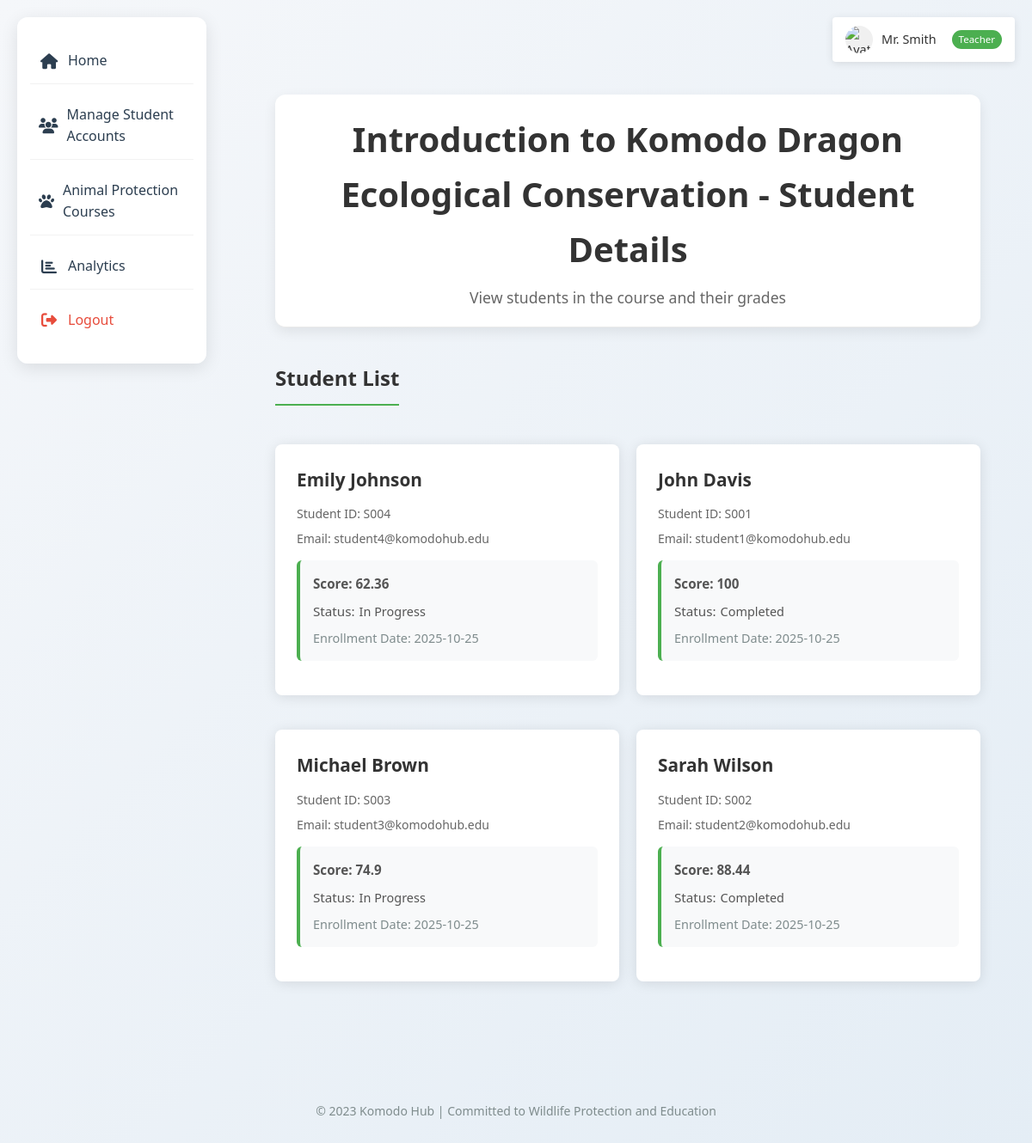
Page /teacher/course/1/students (signed in) on the committed database.
### tables this page shows
CREATE TABLE courses (
        id INTEGER PRIMARY KEY AUTOINCREMENT,
        teacher_id INTEGER NOT NULL,
        title TEXT NOT NULL,
        description TEXT,
        created_at TIMESTAMP DEFAULT CURRENT_TIMESTAMP,
        updated_at TIMESTAMP DEFAULT CURRENT_TIMESTAMP,
        FOREIGN KEY (teacher_id) REFERENCES users (id)
    );

CREATE TABLE course_enrollments (
        id INTEGER PRIMARY KEY AUTOINCREMENT,
        course_id INTEGER NOT NULL,
        student_id INTEGER NOT NULL,
        enrollment_date TIMESTAMP DEFAULT CURRENT_TIMESTAMP,
        score DECIMAL(5,2),  -- Student score in this course
        status TEXT DEFAULT 'enrolled',  -- enrolled, completed, dropped
        completed_at TIMESTAMP,
        FOREIGN KEY (course_id) REFERENCES courses (id),
        FOREIGN KEY (student_id) REFERENCES users (id),
        UNIQUE(course_id, student_id)
    );

CREATE TABLE users (
        id INTEGER PRIMARY KEY AUTOINCREMENT,
        username TEXT NOT NULL UNIQUE,
        password TEXT NOT NULL,
        role TEXT NOT NULL,
        full_name TEXT NOT NULL,
        avatar TEXT DEFAULT 'https://res.cloudinary.com/dgbl5ql1v/image/upload/v1761285688/u_2689977510_2663943077_fm_253_fmt_auto_app_120_f_JPEG_o2yr5a.webp',
        created_at TIMESTAMP DEFAULT CURRENT_TIMESTAMP,
        updated_at TIMESTAMP DEFAULT CURRENT_TIMESTAMP,
        last_login TIMESTAMP,  -- 添加 last_login 列
        -- Teacher specific fields
        teacher_id TEXT UNIQUE,
        department TEXT,
        -- Student specific fields
        student_id TEXT UNIQUE,
        grade TEXT,
        -- Community organization specific fields
        org_name TEXT,
        contact_person TEXT,
        email TEXT,
        phone TEXT,
        address TEXT,
        description TEXT,
        CHECK (role IN ('teacher', 'student', 'platform_admin', 'community_org'))
    );

### routes/teacher.py (the view)
@teacher_bp.route('/course/<int:course_id>/students')
def course_students(course_id):
    if 'username' not in session or session.get('role') != 'teacher':
        flash('请先登录教师账户。', 'error')
        return redirect(url_for('auth.login'))
    teacher_id = session.get('user_id')
    conn = get_db_connection()
    cursor = conn.cursor()
    cursor.execute("SELECT title FROM courses WHERE id = ? AND teacher_id = ?", (course_id, teacher_id))
    course = cursor.fetchone()
    if not course:
        flash('课程不存在或无权访问。', 'error')
        conn.close()
        return redirect(url_for('teacher.courses'))
    cursor.execute("""
    SELECT
        u.id,
        u.full_name,
        u.username as email,
        u.student_id,
        ce.score,
        ce.status,
        ce.enrollment_date
    FROM users u
    JOIN course_enrollments ce ON u.id = ce.student_id
    WHERE ce.course_id = ?
    ORDER BY u.full_name
    """, (course_id,))
    students = cursor.fetchall()
    conn.close()
    return render_template('pages/teacher/course_students.html',
                           course=course,
                           students=students,
                           course_id=course_id)

### database/models.py (called while the page is built)
def get_db_connection():
    conn = sqlite3.connect(current_app.config['DATABASE'])
    conn.row_factory = sqlite3.Row
    return conn

### templates/pages/teacher/course_students.html (shortened to what this page needs)
{% extends 'base/base.html' %}
{% block extra_css %}
<link rel="stylesheet" href="{{ url_for('static', filename='css/teacher.css') }}">
{% endblock %}
{% block content %}
<div class="dashboard-container">
    <div class="dashboard-header">
        <h1>{{ course['title'] }} - Student Details</h1>
        <p>View students in the course and their grades</p>
    </div>
    <div class="content-section">
        <h2 class="section-title">Student List</h2>
        <div class="students-list">
            {% for student in students %}
            <div class="student-card">
                <div class="student-info">
                    <h3>{{ student['full_name'] }}</h3>
                    <p>Student ID: {{ student['student_id'] or 'Not set' }}</p>
                    <p>Email: {{ student['email'] }}</p>
                    <div class="student-stats">
                        <span class="score">Score: {{ student['score'] or 'Not graded' }}</span>
                        <span class="status">Status:
                            {% if student['status'] == 'completed' %}
                                <span class="status-completed">Completed</span>
                            {% elif student['status'] == 'enrolled' %}
                                <span class="status-enrolled">In Progress</span>
                            {% else %}
                                <span class="status-other">{{ student['status'] }}</span>
                            {% endif %}
                        </span>
                        <span class="enrollment-date">Enrollment Date: {{ student['enrollment_date'][:10] }}</span>
                    </div>
                </div>
            </div>
            {% else %}
            <div class="no-students">
                <p>No students enrolled in this course</p>
            </div>
            {% endfor %}
        </div>
    </div>
</div>
{% endblock %}

### static/css/main.css (style rules this page uses)
* { box-sizing: border-box; margin: 0; padding: 0; }
body { font-family: 'Segoe UI', Tahoma, Geneva, Verdana, sans-serif; background: linear-gradient(135deg, #f5f7fa 0%, #e4edf5 100%); color: #333; line-height: 1.6; min-height: 100vh; padding: 20px; }
.section-title { font-size: 28px; color: #2c3e50; margin-bottom: 25px; padding-bottom: 15px; border-bottom: 2px solid #1abc9c; display: inline-block; }
.dashboard-container { max-width: 1200px; margin: 0 auto; }
.dashboard-header { text-align: center; margin-bottom: 40px; padding: 20px; background: white; border-radius: 12px; box-shadow: 0 5px 15px rgba(0, 0, 0, 0.08); }
.dashboard-header h1 { color: #2c3e50; margin-bottom: 10px; }
.dashboard-header p { color: #7f8c8d; font-size: 1.1em; }
.students-list { display: grid; grid-template-columns: repeat(auto-fill, minmax(300px, 1fr)); gap: 20px; }
.student-card { background: white; border-radius: 8px; padding: 20px; box-shadow: 0 2px 10px rgba(0, 0, 0, 0.1); display: flex; justify-content: space-between; align-items: center; }
.student-info h3 { margin: 0 0 10px 0; color: #2c3e50; }
.student-info p { margin: 5px 0; color: #7f8c8d; font-size: 14px; }

### static/css/teacher.css (style rules this page uses)
.dashboard-container { max-width: 1200px; margin: 0 auto; padding: 0 20px; }
.dashboard-header { text-align: center; margin-bottom: 40px; padding-bottom: 20px; border-bottom: 1px solid #eaeaea; }
.dashboard-header h1 { color: #333; font-size: 2.5em; margin-bottom: 10px; font-weight: 700; }
.dashboard-header p { color: #666; font-size: 1.1em; margin: 0; }
.content-section { margin-bottom: 40px; }
.section-title { color: #333; margin-bottom: 25px; padding-bottom: 10px; border-bottom: 2px solid #4CAF50; font-size: 1.5em; font-weight: 600; }
.students-list, .courses-list { width: 100%; margin-top: 20px; }
.student-card, .course-card { width: 100%; background: white; border-radius: 8px; padding: 25px; margin-bottom: 20px; box-shadow: 0 2px 15px rgba(0,0,0,0.1); display: flex; justify-content: space-between; align-items: flex-start; box-sizing: border-box; transition: transform 0.2s ease, box-shadow 0.2s ease; }
.student-info, .course-info { flex: 1; }
.student-info h3, .course-info h3 { margin: 0 0 12px 0; color: #333; font-size: 1.3em; font-weight: 600; }
.student-info p, .course-info p { margin: 8px 0; color: #666; line-height: 1.5; }
.student-stats { display: flex; flex-direction: column; gap: 8px; margin: 15px 0; padding: 15px; background: #f8f9fa; border-radius: 6px; border-left: 4px solid #4CAF50; }
.student-stats span { font-size: 0.95em; color: #555; font-weight: 500; }
.status-completed { color: #28a745; font-weight: 500; }
.status-enrolled { color: #007bff; font-weight: 500; }
.score { color: #e74c3c; font-weight: 600 !important; }
.status { display: flex; align-items: center; gap: 5px; }
.enrollment-date { color: #7f8c8d !important; font-size: 0.9em !important; }

### rows in the picture
courses: title "Introduction to Komodo Dragon Ecological Conservation"
course_enrollments: full_name "Emily Johnson", student_id "S004", email "student4@komodohub.edu", score "62.36", status "In Progress", enrollment_date "2025-10-25"
course_enrollments: full_name "John Davis", student_id "S001", email "student1@komodohub.edu", score "100", status "Completed", enrollment_date "2025-10-25"
course_enrollments: full_name "Michael Brown", student_id "S003", email "student3@komodohub.edu", score "74.9", status "In Progress", enrollment_date "2025-10-25"
course_enrollments: full_name "Sarah Wilson", student_id "S002", email "student2@komodohub.edu", score "88.44", status "Completed", enrollment_date "2025-10-25"

### other values in the picture
{{ session.full_name or session.username }} "Mr. Smith"
